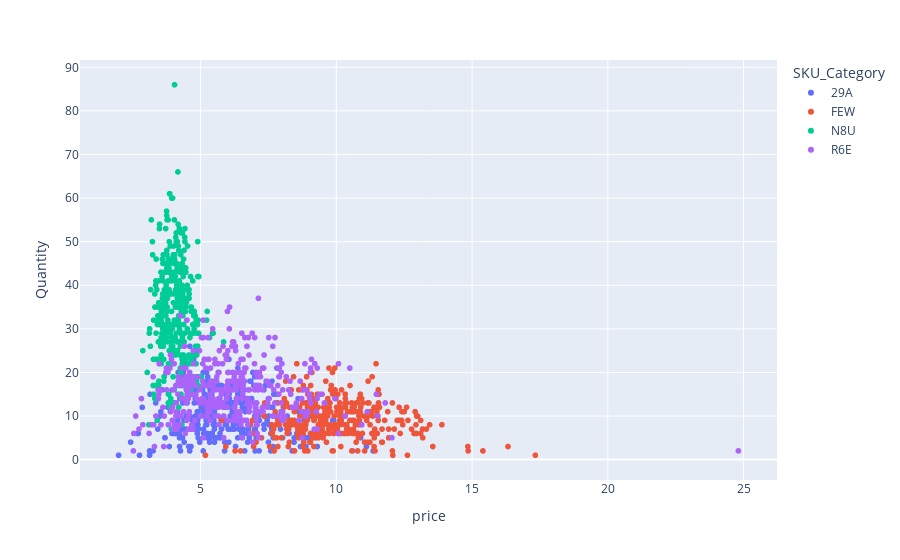

Here is the notebook cell this chart was saved with:
### Code cell
px.scatter(df, x='price',y='Quantity',color = 'SKU_Category')

### Figure 1 — Plotly figure (JSON) as saved in the notebook; plotly's stock layout.template omitted (floating-point values rounded to 4 significant figures; data arrays with more than 128 entries replaced by an {"elided": "..."} marker saying what was removed)
{"data": [{"hovertemplate": "SKU_Category=29A<br>price=%{x}<br>Quantity=%{y}<extra></extra>", "legendgroup": "29A", "marker": {"color": "#636efa", "symbol": "circle"}, "mode": "markers", "name": "29A", "showlegend": true, "type": "scattergl", "x": {"elided": "363 float values"}, "xaxis": "x", "y": {"elided": "363 int values"}, "yaxis": "y"}, {"hovertemplate": "SKU_Category=FEW<br>price=%{x}<br>Quantity=%{y}<extra></extra>", "legendgroup": "FEW", "marker": {"color": "#EF553B", "symbol": "circle"}, "mode": "markers", "name": "FEW", "showlegend": true, "type": "scattergl", "x": {"elided": "363 float values"}, "xaxis": "x", "y": {"elided": "363 int values"}, "yaxis": "y"}, {"hovertemplate": "SKU_Category=N8U<br>price=%{x}<br>Quantity=%{y}<extra></extra>", "legendgroup": "N8U", "marker": {"color": "#00cc96", "symbol": "circle"}, "mode": "markers", "name": "N8U", "showlegend": true, "type": "scattergl", "x": {"elided": "363 float values"}, "xaxis": "x", "y": {"elided": "363 int values"}, "yaxis": "y"}, {"hovertemplate": "SKU_Category=R6E<br>price=%{x}<br>Quantity=%{y}<extra></extra>", "legendgroup": "R6E", "marker": {"color": "#ab63fa", "symbol": "circle"}, "mode": "markers", "name": "R6E", "showlegend": true, "type": "scattergl", "x": {"elided": "363 float values"}, "xaxis": "x", "y": {"elided": "363 int values"}, "yaxis": "y"}], "layout": {"legend": {"title": {"text": "SKU_Category"}, "tracegroupgap": 0}, "margin": {"t": 60}, "xaxis": {"anchor": "y", "domain": [0, 1], "title": {"text": "price"}}, "yaxis": {"anchor": "x", "domain": [0, 1], "title": {"text": "Quantity"}}}}
